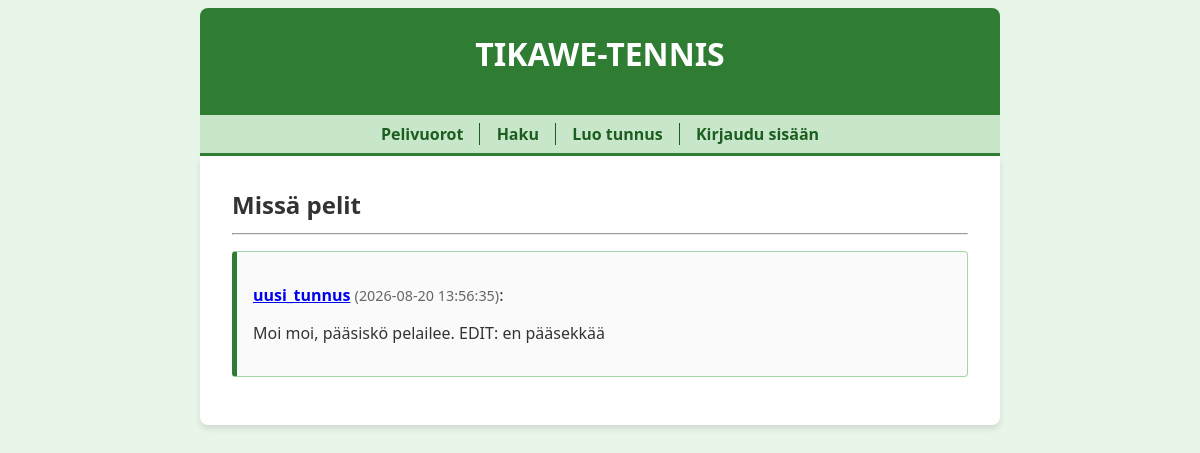
The app's page /thread/2 with its own data.
### tables this page shows
CREATE TABLE threads (id INTEGER PRIMARY KEY, title TEXT, user_id INTEGER REFERENCES users);

CREATE TABLE messages (id INTEGER PRIMARY KEY, content TEXT, sent_at TEXT, user_id INTEGER REFERENCES users, thread_id INTEGER REFERENCES threads, status INTEGER DEFAULT 1);

CREATE TABLE users (id INTEGER PRIMARY KEY, username TEXT UNIQUE, password_hash TEXT, image BLOB);

### app.py (the view)
@app.route("/thread/<int:thread_id>")
def show_thread(thread_id):
    thread = forum.get_thread(thread_id)
    if not thread:
        abort(404)
    messages = forum.get_messages(thread_id)
    return render_template("thread.html", thread=thread, messages=messages)

### app.py (called while the page is built)
@app.template_filter()
def show_lines(content):
    content = str(markupsafe.escape(content))
    content = content.replace("\n", "<br />")
    return markupsafe.Markup(content)

@app.before_request
def before_request():
    g.start_time = time.time()

@app.after_request
def after_request(response):
    elapsed_time = round(time.time() - g.start_time, 2)
    print("elapsed time:", elapsed_time, "s")
    return response

### db.py (called while the page is built)
def get_connection():
    con = sqlite3.connect("database.db")
    con.execute("PRAGMA foreign_keys = ON")
    con.row_factory = sqlite3.Row
    return con

def query(sql, params=[]):
    con = get_connection()
    result = con.execute(sql, params).fetchall()
    con.close()
    return result

### forum.py (called while the page is built)
def get_thread(thread_id):
    sql = "SELECT id, title FROM threads WHERE id = ?"
    result = db.query(sql, [thread_id])
    return result[0] if result else None

def get_messages(thread_id):
    sql = """SELECT m.id, m.content, m.sent_at, m.user_id, u.username
             FROM messages m, users u
             WHERE m.user_id = u.id AND m.thread_id = ? AND m.status = 1
             ORDER BY m.id"""
    return db.query(sql, [thread_id])

### templates/thread.html (shortened to what this page needs)
{% extends "layout.html" %}
{% block content %}
  <h2>{{ thread.title }}</h2>
  <hr />
  {% for message in messages %}
  <div class="thread" id="{{ message.id }}">
    <p>
      <strong><a href="/user/{{ message.user_id }}">{{ message.username }}</a></strong> <span style="color: #666; font-size: 0.9em;">({{ message.sent_at }})</span>:
    </p>
    <p>
      {{ message.content | show_lines }}
    </p>
  </div>
  {% endfor %}
{% endblock %}

### static/main.css (style rules this page uses)
body { margin: auto; max-width: 50em; font-family: 'Segoe UI', Tahoma, Geneva, Verdana, sans-serif; background-color: #e8f5e9; color: #333; }
h1, h2, h3 { margin: 0 0 0.5em 0; }
.thread { border: 1px solid #a5d6a7; border-left: 5px solid #2e7d32; margin: 1em 0; padding: 1em; border-radius: 4px; background-color: #fafafa; transition: background-color 0.2s; }

### records on screen
threads: title "Missä pelit"
messages: username "uusi_tunnus", sent_at "2026-08-20 13:56:35", content|show_lines "Moi moi, pääsiskö pelailee. EDIT: en pääsekkää"
